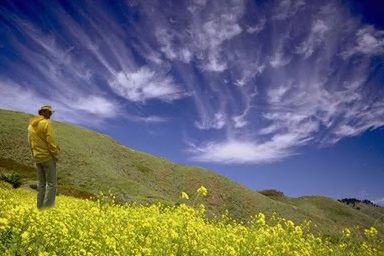
#> input picture database_images/Tp_D_CNN_M_N_nat00013_cha00042_11093.jpg, 384 x 256 px
$ python -i app.py   (imports and definitions only)
#> lines starting #> are read from the running program, lines starting #| are printed output that depends on the picture
import streamlit as st
import os
import sqlite3
import datetime
import pandas as pd
from PIL import Image, ImageChops, ImageEnhance
import numpy as np
import joblib
import cv2

# Import custom feature extractors
from src.features.vectorizer import extract_all_features
from src.features.metadata_extractor import analyze_metadata

# --- SETTINGS & PATHS ---
# [1 line not run here, left out]

BASE_DIR = os.path.dirname(__file__)
MODELS_DIR = os.path.join(BASE_DIR, 'models')
RESULTS_DIR = os.path.join(BASE_DIR, 'results')
DB_IMG_DIR = os.path.join(BASE_DIR, 'database_images')
# [1 line not run here, left out]

# --- DATABASE SETUP ---
def init_db():
    conn = sqlite3.connect('tamper_database.db')
    c = conn.cursor()
    c.execute('''CREATE TABLE IF NOT EXISTS scan_history
                 (id INTEGER PRIMARY KEY AUTOINCREMENT,
                  filename TEXT, verdict TEXT, confidence REAL, timestamp TEXT)''')
    conn.commit()
    conn.close()

# [1 line not run here, left out]

def save_to_database(filename, verdict, confidence):
    conn = sqlite3.connect('tamper_database.db')
    c = conn.cursor()
    timestamp = datetime.datetime.now().strftime("%Y-%m-%d %H:%M:%S")
    c.execute("INSERT INTO scan_history (filename, verdict, confidence, timestamp) VALUES (?, ?, ?, ?)",
              (filename, verdict, confidence, timestamp))
    conn.commit()
    conn.close()

def fetch_history():
    conn = sqlite3.connect('tamper_database.db')
    df = pd.read_sql_query("SELECT filename, verdict, confidence, timestamp FROM scan_history ORDER BY id DESC LIMIT 5", conn)
    conn.close()
    return df

# --- VISUALIZATION GENERATOR ---
def generate_heatmap(image_path):
    original = Image.open(image_path).convert('RGB')
#> original is the input picture: PIL image 384x256 RGB; mean R, G, B 105.1, 106.9, 110
    original_cv = cv2.cvtColor(np.array(original), cv2.COLOR_RGB2BGR)

    original.save("temp_ela.jpg", 'JPEG', quality=90)
    compressed = Image.open("temp_ela.jpg")

    ela_image = ImageChops.difference(original, compressed)
    extrema = ela_image.getextrema()
#> extrema = ((0, 13), (0, 11), (0, 46))
    max_diff = max([ex[1] for ex in extrema]) if extrema else 1
#> max_diff = 46
    if max_diff == 0: max_diff = 1
    scale = 255.0 / max_diff
#> scale = 5.54
    ela_enhanced = ImageEnhance.Brightness(ela_image).enhance(scale)
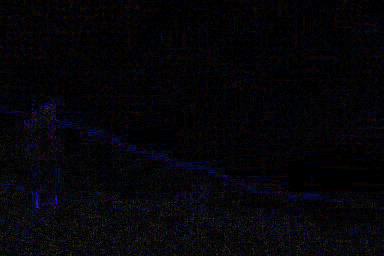
#> ela_enhanced: PIL image 384x256 RGB; mean R, G, B 5.8, 4.9, 8.9

    ela_cv = cv2.cvtColor(np.array(ela_enhanced), cv2.COLOR_RGB2BGR)
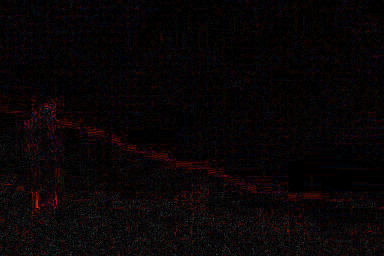
#> ela_cv: shape (256, 384, 3); mean R, G, B 8.9, 4.9, 5.8
    ela_gray = cv2.cvtColor(ela_cv, cv2.COLOR_BGR2GRAY)
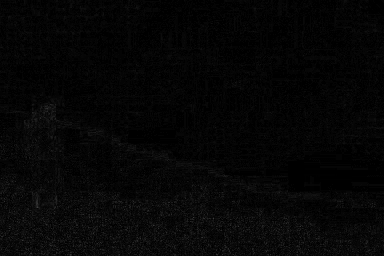
#> ela_gray: shape (256, 384); min 0, max 63, mean 5.6

    blurred_ela = cv2.GaussianBlur(ela_gray, (21, 21), 0)
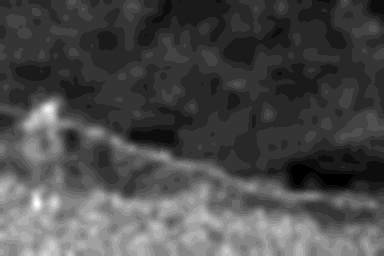
#> blurred_ela: shape (256, 384); min 0, max 19, mean 5.58; drawn with min black and max white
    heatmap = cv2.applyColorMap(blurred_ela, cv2.COLORMAP_JET)
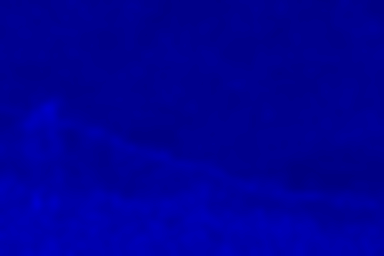
#> heatmap: shape (256, 384, 3); mean B, G, R 150.3, 0, 0
    overlay = cv2.addWeighted(original_cv, 0.6, heatmap, 0.4, 0)
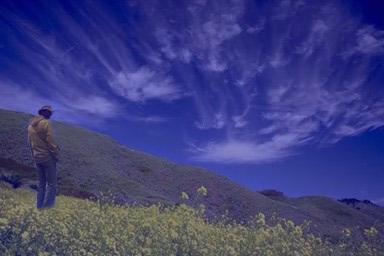
#> overlay: shape (256, 384, 3); mean B, G, R 126.1, 64.1, 63.1

    if os.path.exists("temp_ela.jpg"): os.remove("temp_ela.jpg")
    return cv2.cvtColor(overlay, cv2.COLOR_BGR2RGB)

# --- SESSION STATE MANAGEMENT (PAGE NAVIGATION) ---
if "current_page" not in st.session_state:
    st.session_state.current_page = "upload"
if "scan_results" not in st.session_state:
    st.session_state.scan_results = {}

# ==========================================
# PAGE 1: UPLOAD & SCAN PORTAL
# ==========================================
# [113 lines not run here, left out]

>>> result = generate_heatmap('database_images/Tp_D_CNN_M_N_nat00013_cha00042_11093.jpg')

$ run again, on database_images/Tp_D_CNN_M_N_nat00041_nat10123_11439.jpg
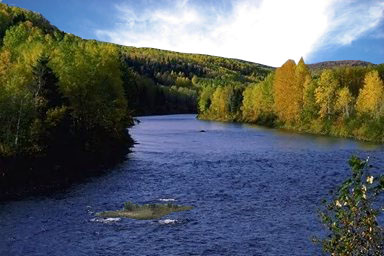
#> input picture database_images/Tp_D_CNN_M_N_nat00041_nat10123_11439.jpg, 384 x 256 px
#> in generate_heatmap, original is the input picture: PIL image 384x256 RGB; mean R, G, B 87, 94.8, 101.1
#> extrema = ((0, 25), (0, 12), (0, 40))
#> max_diff = 40
#> scale = 6.38
#> in generate_heatmap, `heatmap = cv2.applyColorMap(blurred_ela, cv2.COLORMAP_JET)`:
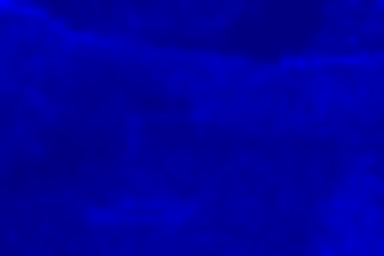
#> heatmap: shape (256, 384, 3); mean B, G, R 157.5, 0, 0
#> in generate_heatmap, `overlay = cv2.addWeighted(original_cv, 0.6, heatmap, 0.4, 0)`:
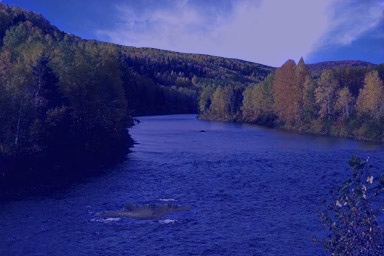
#> overlay: shape (256, 384, 3); mean B, G, R 123.7, 56.9, 52.2

$ run again, on database_images/Tp_D_CNN_M_N_nat10156_ani00024_12016.jpg
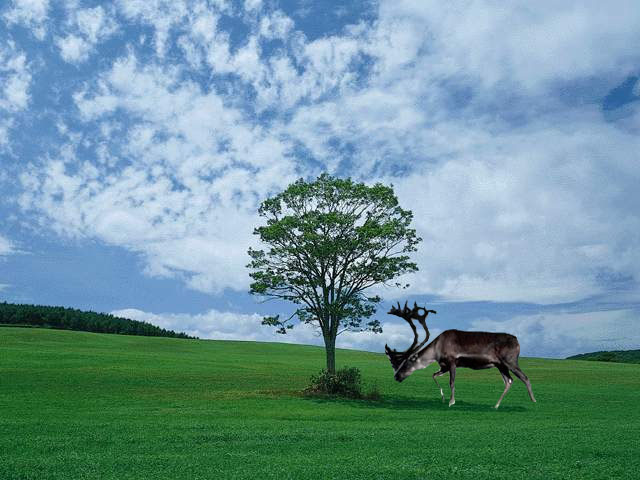
#> input picture database_images/Tp_D_CNN_M_N_nat10156_ani00024_12016.jpg, 640 x 480 px
#> in generate_heatmap, original is the input picture: PIL image 640x480 RGB; mean R, G, B 110.9, 149.2, 154.5
#> extrema = ((0, 28), (0, 16), (0, 32))
#> max_diff = 32
#> scale = 7.97
#> in generate_heatmap, `heatmap = cv2.applyColorMap(blurred_ela, cv2.COLORMAP_JET)`:
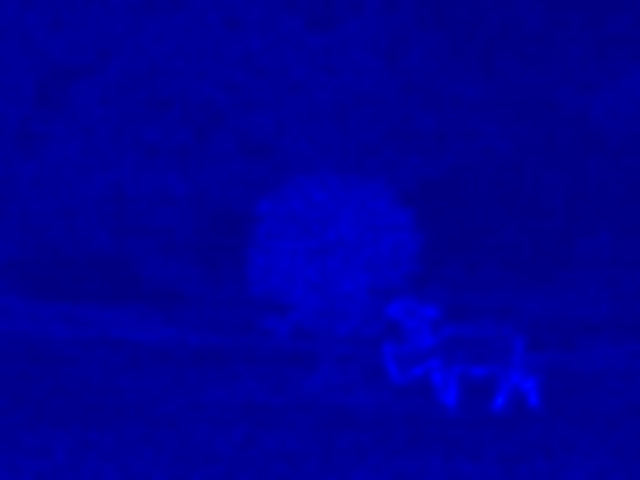
#> heatmap: shape (480, 640, 3); mean B, G, R 149.7, 0, 0
#> in generate_heatmap, `overlay = cv2.addWeighted(original_cv, 0.6, heatmap, 0.4, 0)`:
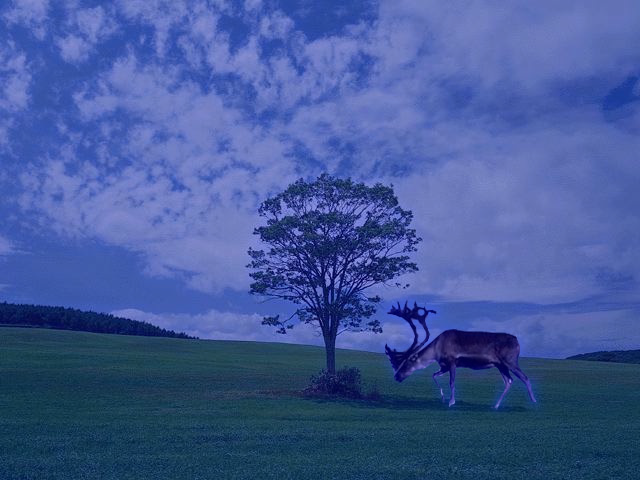
#> overlay: shape (480, 640, 3); mean B, G, R 152.6, 89.5, 66.6

$ run again, on database_images/Tp_D_CNN_M_N_txt10109_txt10110_10816.jpg
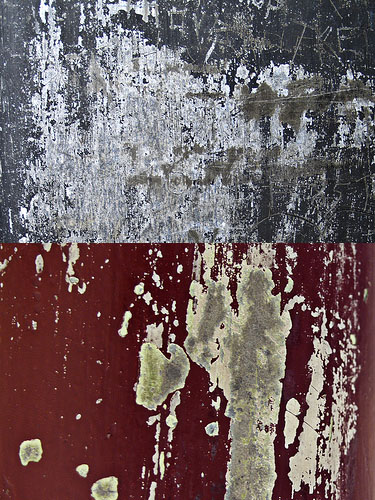
#> input picture database_images/Tp_D_CNN_M_N_txt10109_txt10110_10816.jpg, 375 x 500 px
#> in generate_heatmap, original is the input picture: PIL image 375x500 RGB; mean R, G, B 112, 95, 96.7
#> in generate_heatmap, `ela_image = ImageChops.difference(original, compressed)`:
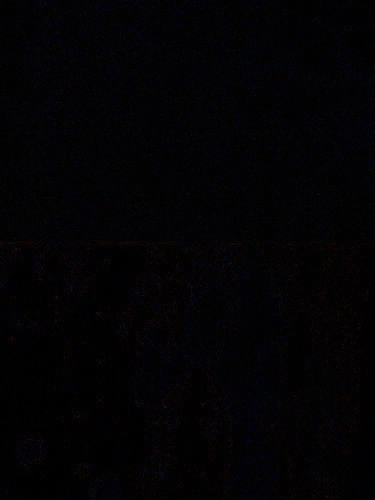
#> ela_image: PIL image 375x500 RGB; mean R, G, B 2.6, 2.2, 3.6
#> extrema = ((0, 33), (0, 27), (0, 50))
#> max_diff = 50
#> scale = 5.1
#> in generate_heatmap, `overlay = cv2.addWeighted(original_cv, 0.6, heatmap, 0.4, 0)`:
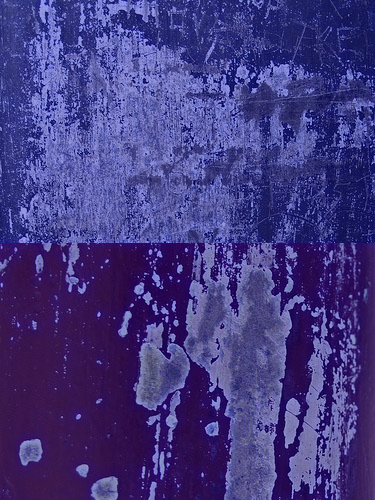
#> overlay: shape (500, 375, 3); mean B, G, R 129, 57, 67.2
